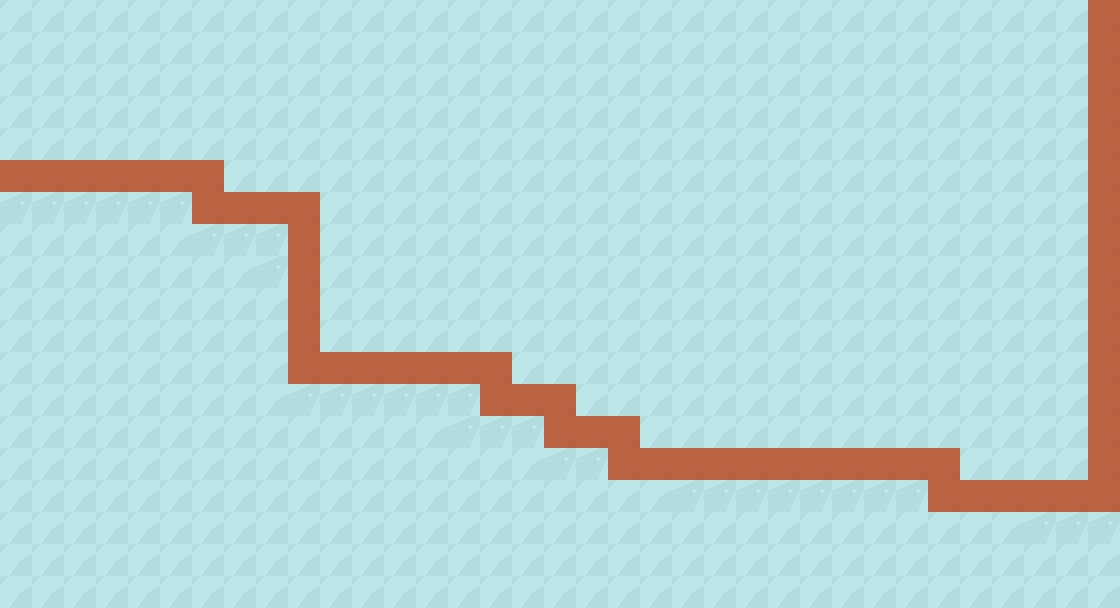

The image is a tile-based game level rendered from a .tmx file. Its description and source (layers, tilesets, objects; grid data summarised) follow:
An orthogonal 35x19 tile map with 32x32 px tiles, 2 tile layers (chao, objetos).

<map version="1.0" tiledversion="1.1.4" orientation="orthogonal" renderorder="left-up" width="35" height="19" tilewidth="32" tileheight="32" infinite="0" nextobjectid="1">
 <tileset firstgid="1" name="scifiRTS_spritesheet@2" tilewidth="32" tileheight="32" tilecount="992" columns="31">
  <image source="scifiRTS_spritesheet@2.png" width="1010" height="1024" />
 </tileset>
 <layer name="chao" width="35" height="19">
  <data>[665 cells, 665 non-empty, 1 distinct tile ids]</data>
 </layer>
 <layer name="objetos" width="35" height="19">
  <data>[665 cells, 605 non-empty, 2 distinct tile ids]</data>
 </layer>
</map>
